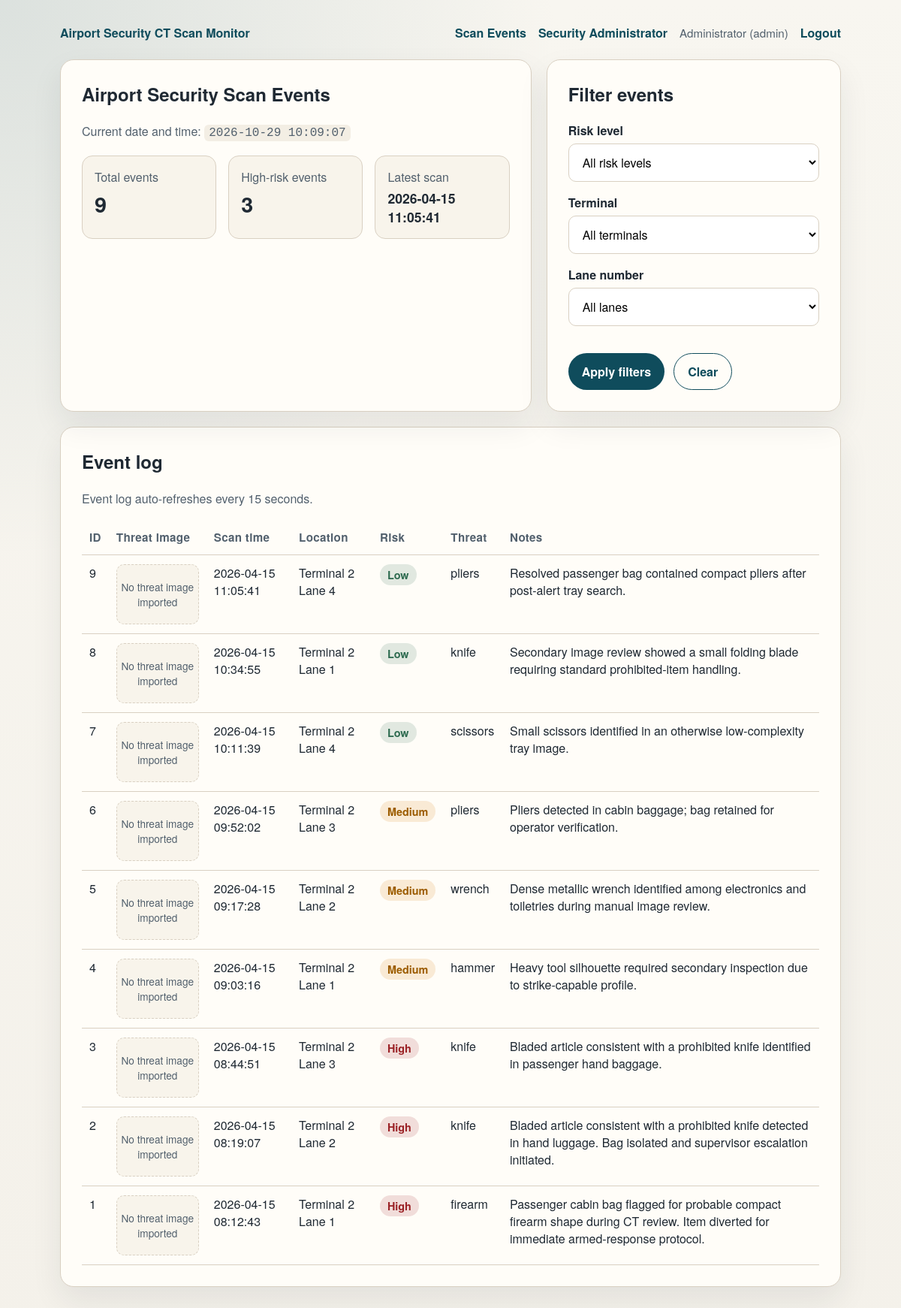
Page /data/index.php (signed in) on the committed database.
### tables this page shows
CREATE TABLE IF NOT EXISTS operators (
  id INT AUTO_INCREMENT PRIMARY KEY,
  username VARCHAR(50) NOT NULL UNIQUE,
  display_name VARCHAR(100) NOT NULL,
  password_hash VARCHAR(255) NOT NULL,
  role ENUM('admin', 'manager', 'lane') NOT NULL DEFAULT 'lane',
  is_active BOOLEAN NOT NULL DEFAULT TRUE,
  created_at TIMESTAMP NOT NULL DEFAULT CURRENT_TIMESTAMP
);

CREATE TABLE IF NOT EXISTS scan_events (
  id INT AUTO_INCREMENT PRIMARY KEY,
  scan_time DATETIME NOT NULL,
  terminal_name VARCHAR(50) NOT NULL,
  lane_number INT NOT NULL,
  scanner_location VARCHAR(100) NOT NULL,
  risk_level ENUM('Low', 'Medium', 'High') NOT NULL,
  threat_category ENUM('firearm', 'grenade', 'knife', 'wrench', 'pliers', 'scissors', 'hammer') NOT NULL,
  notes TEXT NOT NULL,
  sixray_image_filename VARCHAR(255) DEFAULT NULL,
  thumbnail_filename VARCHAR(255) DEFAULT NULL,
  INDEX idx_scan_time (scan_time),
  INDEX idx_risk_level (risk_level),
  INDEX idx_scanner_location (scanner_location)
);

### data/config.php (called while the page is built, shortened)
<?php
return [
    'app_name' => 'Airport Security CT Scan Monitor',
    'db' => [
        'host' => getenv('DB_HOST') ?: 'db',
        'port' => (int) (getenv('DB_PORT') ?: '3306'),
        'database' => getenv('DB_DATABASE') ?: 'airport_security',
        'username' => getenv('DB_USERNAME') ?: 'app',
        'password' => getenv('DB_PASSWORD') ?: 'app_password',
        'charset' => 'utf8mb4',
    ],
];

### data/bootstrap.php (called while the page is built, shortened)
<?php
$config = require __DIR__ . '/config.php';
require_once __DIR__ . '/helpers.php';
require_once __DIR__ . '/db.php';

### data/db.php (called while the page is built, shortened)
<?php
function db(): PDO
{
    static $pdo = null;
    if ($pdo instanceof PDO) {
        return $pdo;
    }
    global $config;
    $dbConfig = $config['db'];
    $dsn = sprintf(
        'mysql:host=%s;port=%d;dbname=%s;charset=%s',
        $dbConfig['host'],
        $dbConfig['port'],
        $dbConfig['database'],
        $dbConfig['charset']
    );
    $pdo = new PDO(
        $dsn,
        $dbConfig['username'],
        $dbConfig['password'],
        [
            PDO::ATTR_ERRMODE => PDO::ERRMODE_EXCEPTION,
            PDO::ATTR_DEFAULT_FETCH_MODE => PDO::FETCH_ASSOC,
            PDO::ATTR_EMULATE_PREPARES => false,
        ]
    );
    return $pdo;
}

### data/scan_events_repository.php (called while the page is built, shortened)
<?php
function normalize_scan_event_filters(array $input): array
{
    $riskLevel = trim((string) ($input['risk_level'] ?? ''));
    $terminal = trim((string) ($input['terminal'] ?? ''));
    $laneNumberRaw = $input['lane_number'] ?? null;
    $laneNumber = null;
    return [
        'risk_level' => $riskLevel,
        'terminal' => $terminal,
        'lane_number' => $laneNumber,
    ];
}
function build_scan_event_query_parts(array $user, array $filters): array
{
    $clauses = [];
    $parameters = [];
    return [$clauses, $parameters];
}
function fetch_scan_event_dashboard_payload(array $user, array $filters): array
{
    [$clauses, $parameters] = build_scan_event_query_parts($user, $filters);
    $query = 'SELECT id, scan_time, terminal_name, lane_number, scanner_location, risk_level, threat_category, notes, thumbnail_filename, sixray_image_filename
              FROM scan_events';
    $query .= ' ORDER BY scan_time DESC, id DESC';
    $statement = db()->prepare($query);
    $statement->execute($parameters);
    $events = $statement->fetchAll();
    $summaryQuery = "SELECT
        COUNT(*) AS total_events,
        SUM(risk_level = 'High') AS high_risk_events,
        MAX(scan_time) AS latest_scan_time
     FROM scan_events";
    $summaryStatement = db()->prepare($summaryQuery);
    $summaryStatement->execute($parameters);
    $summary = $summaryStatement->fetch() ?: [
        'total_events' => 0,
        'high_risk_events' => 0,
        'latest_scan_time' => null,
    ];
    return [
        'summary' => [
            'total_events' => (int) ($summary['total_events'] ?? 0),
            'high_risk_events' => (int) ($summary['high_risk_events'] ?? 0),
            'latest_scan_time' => $summary['latest_scan_time'] ?? null,
        ],
        'events' => array_map(
            static function (array $event): array {
                return [
                    'id' => (int) $event['id'],
                    'scan_time' => (string) $event['scan_time'],
                    'terminal_name' => (string) $event['terminal_name'],
                    'lane_number' => (int) $event['lane_number'],
                    'scanner_location' => (string) $event['scanner_location'],
                    'risk_level' => (string) $event['risk_level'],
                    'threat_category' => (string) $event['threat_category'],
                    'notes' => (string) $event['notes'],
                    'has_thumbnail' => !empty($event['thumbnail_filename']),
                ];
            },
            $events
        ),
    ];
}
function risk_badge_class(string $riskLevel): string
{
    return match (strtolower($riskLevel)) {
        'low' => 'badge badge-low',
        'medium' => 'badge badge-medium',
        'high' => 'badge badge-high',
        default => 'badge',
    };
}

### data/index.php (the view, shortened to what this page needs)
<?php
require __DIR__ . '/bootstrap.php';
require_once __DIR__ . '/scan_events_repository.php';
$user = require_auth();
$activeFilters = normalize_scan_event_filters($_GET);
$payload = fetch_scan_event_dashboard_payload($user, $activeFilters);
$summary = $payload['summary'];
$scanEvents = $payload['events'];
render_header('Scan Events');
?>
<main class="grid">
  <section class="card">
    <h1>Airport Security Scan Events</h1>
    <p class="muted">
      Current date and time: <span class="code"><?= e(date('Y-m-d H:i:s')) ?></span>
    </p>
    <div class="grid-three" id="scan-summary">
      <div class="metric">
        <span class="muted">Total events</span>
        <span class="metric-value" data-summary="total-events"><?= e((string) ($summary['total_events'] ?? '0')) ?></span>
      </div>
      <div class="metric">
        <span class="muted">High-risk events</span>
        <span class="metric-value" data-summary="high-risk-events"><?= e((string) ($summary['high_risk_events'] ?? '0')) ?></span>
      </div>
      <div class="metric">
        <span class="muted">Latest scan</span>
        <span class="metric-value" data-summary="latest-scan-time" style="font-size: 1.1rem;"><?= e((string) ($summary['latest_scan_time'] ?? 'N/A')) ?></span>
      </div>
    </div>
  </section>
  <section class="card">
    <h2>Filter events</h2>
    <form method="get" action="/index.php">
      <label for="risk_level">Risk level</label>
      <select id="risk_level" name="risk_level">
        <option value="">All risk levels</option>
      </select>
      <label for="terminal">Terminal</label>
      <select id="terminal" name="terminal">
        <option value="">All terminals</option>
      </select>
      <label for="lane_number">Lane number</label>
      <select id="lane_number" name="lane_number">
        <option value="">All lanes</option>
      </select>
      <div class="actions">
        <button type="submit">Apply filters</button>
        <a class="button button-secondary" href="/index.php">Clear</a>
      </div>
    </form>
  </section>
</main>
<section class="card" style="margin-top: 20px;">
  <h2>Event log</h2>
  <p class="muted" id="scan-refresh-status">Event log auto-refreshes every 15 seconds.</p>
  <div id="scan-event-log">
  <?php if ($scanEvents === []): ?>
    <p class="muted">No scan events match the current filter set.</p>
  <?php else: ?>
    <table>
      <thead>
        <tr>
          <th>ID</th>
          <th>Threat image</th>
          <th>Scan time</th>
          <th>Location</th>
          <th>Risk</th>
          <th>Threat</th>
          <th>Notes</th>
        </tr>
      </thead>
      <tbody>
        <?php foreach ($scanEvents as $scanEvent): ?>
          <tr>
            <td><?= e((string) $scanEvent['id']) ?></td>
            <td>
              <?php if (!empty($scanEvent['has_thumbnail'])): ?>
                <button
                  type="button"
                  class="thumb-link"
                  data-full-image="/media.php?event_id=<?= e((string) $scanEvent['id']) ?>&kind=full"
                  data-image-caption="Threat image for event <?= e((string) $scanEvent['id']) ?>"
                  aria-label="Open threat image for event <?= e((string) $scanEvent['id']) ?>"
                >
                  <img
                    class="thumb-image"
                    src="/media.php?event_id=<?= e((string) $scanEvent['id']) ?>&kind=thumb"
                    alt="Threat image for event <?= e((string) $scanEvent['id']) ?>"
                  >
                </button>
              <?php else: ?>
                <div class="thumb-placeholder">No threat image imported</div>
              <?php endif; ?>
            </td>
            <td><?= e($scanEvent['scan_time']) ?></td>
            <td><?= e($scanEvent['scanner_location']) ?></td>
            <td><span class="<?= e(risk_badge_class($scanEvent['risk_level'])) ?>"><?= e($scanEvent['risk_level']) ?></span></td>
            <td><?= e($scanEvent['threat_category']) ?></td>
            <td><?= e($scanEvent['notes']) ?></td>
          </tr>
        <?php endforeach; ?>
      </tbody>
    </table>
  <?php endif; ?>
  </div>
</section>
<?php
render_footer();

### data/helpers.php (shortened to what this page needs)
<?php
function e(string $value): string
{
    return htmlspecialchars($value, ENT_QUOTES, 'UTF-8');
}
function current_user(): ?array
{
    $statement = db()->prepare(
        'SELECT id, username, display_name, role, is_active
         FROM operators
         WHERE id = :id
         LIMIT 1'
    );
    $statement->execute(['id' => (int) $_SESSION['operator_id']]);
    $user = $statement->fetch();
    $assignmentStatement = db()->prepare(
        'SELECT terminal_name, lane_number
         FROM operator_lane_assignments
         WHERE operator_id = :operator_id
         ORDER BY terminal_name, lane_number'
    );
    $assignmentStatement->execute(['operator_id' => (int) $user['id']]);
    $user['lane_assignments'] = $assignmentStatement->fetchAll();
    return $user;
}
function require_auth(): array
{
    $user = current_user();
    return $user;
}
function render_header(string $title): void
{
    global $config;
    $user = current_user();
    ?>
<!DOCTYPE html>
<html lang="en">
<head>
</head>
<body>
  <div class="shell">
    <div class="nav">
      <a href="/index.php"><?= e($config['app_name']) ?></a>
      <div class="nav-links">
        <?php if ($user !== null): ?>
          <a href="/index.php">Scan Events</a>
          <?php if ($user['role'] === 'admin'): ?>
            <a href="/operators.php">Security Administrator</a>
          <?php endif; ?>
          <span class="nav-user"><?= e($user['display_name']) ?> (<?= e($user['role']) ?>)</span>
          <form class="nav-form" method="post" action="/logout.php">
            <button class="nav-logout" type="submit">Logout</button>
          </form>
        <?php else: ?>
          <a href="/login.php">Login</a>
        <?php endif; ?>
      </div>
    </div>
<?php
}
function render_footer(): void
{
    ?>
  </div>
</body>
</html>
<?php
}

### data/helpers.php (style rules this page uses)
:root { color-scheme: light; --bg: #f4f1ea; --panel: #fffdf8; --text: #1f2933; --muted: #52606d; --accent: #0f4c5c; --danger: #9b2226; --success: #2d6a4f; --warning: #9c5c00; --border: #d9d0c2; }
* { box-sizing: border-box; }
body { margin: 0; font-family: "Helvetica Neue", Helvetica, Arial, sans-serif; background: radial-gradient(circle at top left, rgba(15, 76, 92, 0.12), transparent 35%), linear-gradient(180deg, #f8f6f0 0%, var(--bg) 100%); color: var(--text); min-height: 100vh; }
.shell { max-width: 1080px; margin: 0 auto; padding: 32px 20px 48px; }
.nav { display: flex; justify-content: space-between; align-items: center; gap: 16px; margin-bottom: 24px; }
.nav a { color: var(--accent); text-decoration: none; font-weight: 700; }
.nav-links { display: flex; align-items: center; gap: 16px; flex-wrap: wrap; }
.nav-user { color: var(--muted); font-size: 0.95rem; }
.nav-logout { background: none; border: none; color: var(--accent); font: inherit; font-weight: 700; padding: 0; cursor: pointer; }
.nav-form { margin: 0; }
.card { background: var(--panel); border: 1px solid var(--border); border-radius: 18px; padding: 28px; box-shadow: 0 18px 40px rgba(31, 41, 51, 0.08); }
h1, h2 { margin-top: 0; }
p { line-height: 1.6; }
.muted { color: var(--muted); }
label { display: block; margin-bottom: 6px; font-weight: 700; }
input, select { width: 100%; padding: 12px 14px; border-radius: 10px; border: 1px solid var(--border); margin-bottom: 16px; font: inherit; background: #fff; }
.button, button { display: inline-block; border: 0; border-radius: 999px; background: var(--accent); color: #fff; padding: 12px 18px; font: inherit; font-weight: 700; text-decoration: none; cursor: pointer; }
.button-secondary { background: transparent; color: var(--accent); border: 1px solid var(--accent); }
.actions { display: flex; gap: 12px; flex-wrap: wrap; margin-top: 20px; }
.grid { display: grid; gap: 20px; }
.grid-three { display: grid; gap: 16px; }
@media (min-width: 720px) { .grid { grid-template-columns: 1.6fr 1fr; } }
@media (min-width: 720px) { .grid-three { grid-template-columns: repeat(3, 1fr); } }
.code { font-family: "Courier New", monospace; background: #f3eee4; border-radius: 6px; padding: 2px 6px; }
.metric { background: #f8f4eb; border: 1px solid var(--border); border-radius: 14px; padding: 16px; }
.metric-value { display: block; font-size: 1.8rem; font-weight: 700; margin-top: 4px; }
.badge { display: inline-block; padding: 4px 10px; border-radius: 999px; font-size: 0.9rem; font-weight: 700; }
.badge-low { background: rgba(45, 106, 79, 0.14); color: var(--success); }
.badge-medium { background: rgba(214, 140, 32, 0.16); color: var(--warning); }
.badge-high { background: rgba(155, 34, 38, 0.14); color: var(--danger); }
table { width: 100%; border-collapse: collapse; margin-top: 12px; }
.thumb-placeholder { display: flex; align-items: center; justify-content: center; width: 110px; height: 80px; border-radius: 10px; border: 1px dashed var(--border); color: var(--muted); font-size: 0.85rem; text-align: center; background: #f8f4eb; }
th, td { padding: 12px 10px; border-bottom: 1px solid var(--border); text-align: left; vertical-align: top; }
th { color: var(--muted); font-size: 0.95rem; letter-spacing: 0.02em; }

### rows in the picture
operators: id+display_name "Administrator", id+role "admin"
scan_events: id "9", scan_time "2026-04-15 11:05:41", scanner_location "Terminal 2 Lane 4", risk_level "Low", threat_category "pliers", notes "Resolved passenger bag contained compact pliers after post-alert tray search."
scan_events: id "8", scan_time "2026-04-15 10:34:55", scanner_location "Terminal 2 Lane 1", risk_level "Low", threat_category "knife", notes "Secondary image review showed a small folding blade requiring standard prohibited-item handling."
scan_events: id "7", scan_time "2026-04-15 10:11:39", scanner_location "Terminal 2 Lane 4", risk_level "Low", threat_category "scissors", notes "Small scissors identified in an otherwise low-complexity tray image."
scan_events: id "6", scan_time "2026-04-15 09:52:02", scanner_location "Terminal 2 Lane 3", risk_level "Medium", threat_category "pliers", notes "Pliers detected in cabin baggage; bag retained for operator verification."
scan_events: id "5", scan_time "2026-04-15 09:17:28", scanner_location "Terminal 2 Lane 2", risk_level "Medium", threat_category "wrench", notes "Dense metallic wrench identified among electronics and toiletries during manual image review."
scan_events: id "4", scan_time "2026-04-15 09:03:16", scanner_location "Terminal 2 Lane 1", risk_level "Medium", threat_category "hammer", notes "Heavy tool silhouette required secondary inspection due to strike-capable profile."
scan_events: id "3", scan_time "2026-04-15 08:44:51", scanner_location "Terminal 2 Lane 3", risk_level "High", threat_category "knife", notes "Bladed article consistent with a prohibited knife identified in passenger hand baggage."
scan_events: id "2", scan_time "2026-04-15 08:19:07", scanner_location "Terminal 2 Lane 2", risk_level "High", threat_category "knife", notes "Bladed article consistent with a prohibited knife detected in hand luggage. Bag isolated and supervisor escalation initiated."
scan_events: id "1", scan_time "2026-04-15 08:12:43", scanner_location "Terminal 2 Lane 1", risk_level "High", threat_category "firearm", notes "Passenger cabin bag flagged for probable compact firearm shape during CT review. Item diverted for immediate armed-response protocol."

### other values in the picture
$config['app_name'] "Airport Security CT Scan Monitor"
$summary['total_events'] "9"
$summary['high_risk_events'] "3"
$summary['latest_scan_time'] "2026-04-15 11:05:41"
